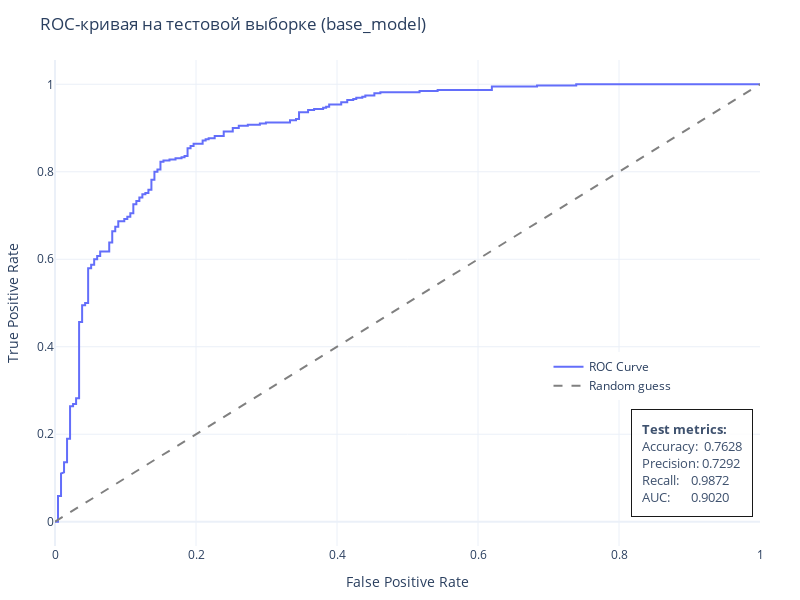

The notebook cell this image was saved under:
### Code cell
evaluate_and_plot_roc(base_model, test_ds, title='ROC-кривая на тестовой выборке (base_model)')

### Figure 1 — Plotly figure (JSON) as saved in the notebook; plotly's stock layout.template omitted (floating-point values rounded to 4 significant figures; data arrays with more than 128 entries replaced by an {"elided": "..."} marker saying what was removed)
{"data": [{"line": {"width": 2}, "mode": "lines", "name": "ROC Curve", "type": "scatter", "x": {"elided": "160 float values"}, "y": {"elided": "160 float values"}}, {"line": {"color": "gray", "dash": "dash"}, "mode": "lines", "name": "Random guess", "type": "scatter", "x": [0, 1], "y": [0, 1]}], "layout": {"annotations": [{"align": "left", "bgcolor": "white", "bordercolor": "black", "borderpad": 10, "borderwidth": 1, "font": {"size": 13}, "opacity": 0.9, "showarrow": false, "text": "<b>Test metrics:</b><br>Accuracy:  0.7628<br>Precision: 0.7292<br>Recall:    0.9872<br>AUC:       0.9020", "x": 0.99, "xanchor": "right", "y": 0.01, "yanchor": "bottom"}], "height": 600, "legend": {"x": 0.7, "y": 0.3}, "margin": {"b": 40, "l": 40, "r": 40, "t": 60}, "title": {"text": "ROC-кривая на тестовой выборке (base_model)"}, "width": 800, "xaxis": {"title": {"text": "False Positive Rate"}}, "yaxis": {"title": {"text": "True Positive Rate"}}}}
